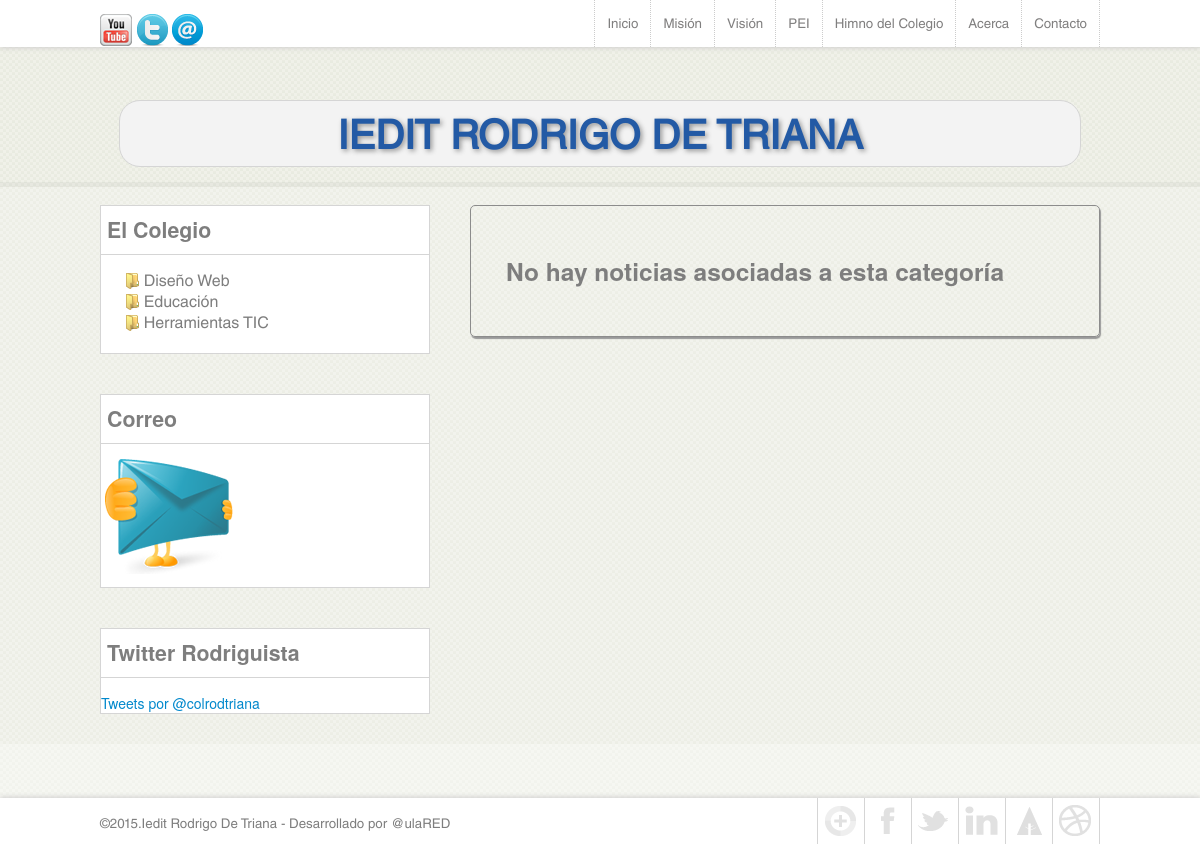
Screenshot of /categoria.php with the database file from the repository.
### tables this page shows
CREATE TABLE IF NOT EXISTS `categoria` (
  `idcategoria` int(11) NOT NULL AUTO_INCREMENT,
  `categoria` varchar(45) DEFAULT NULL,
  `descripcion` varchar(255) DEFAULT NULL,
  PRIMARY KEY (`idcategoria`)
);

### class/principal.php (called while the page is built, shortened)
<?php
	class Principal{
		public function Conectar(){
			$servidor="localhost";
			$user = "root";
			$password = "00032064";
			$link = mysql_connect($servidor,$user,$password);
			$bd = "cblog";
			return $link;
		}
	}
?>

### class/categorias.php (called while the page is built, shortened)
<?php
    require_once 'principal.php';
    class Categorias extends Principal{
        private $categorias;
        public function __construct(){
            $this->categorias = array();
        }
        public function getCategorias(){
            $consulta = sprintf(
                            "select idcategoria, categoria from categoria order by
                            categoria asc;"
                        );
            $result = mysql_query($consulta);
            while($reg = mysql_fetch_assoc($result)){
                $this->categorias[] = $reg;
            }
            return $this->categorias;
        }
    }
?>

### includes/lateral.php (the view, shortened to what this page needs)
<?php
    require_once 'class/categorias.php';
    $obj = new Categorias();
    $datos = $obj->getCategorias();
?>
            <div class="blogwidgetstart">
                <div class="widgettitle"><h4>El Colegio</h4></div>
                <div class="widgetbody">
                    <div class="blogcategories">
                       <ul>
            <?php
                foreach($datos as $d){
            ?>
            <li><a href="<?php echo $d["categoria"]; ?>-c<?php echo $d['idcategoria']; ?>-h0.html"><?php echo $d["categoria"]; ?></a></li>
            <?php
                }
            ?>
        </ul>
                    </div>
              </div>
            </div>
            <div class="blogwidget">
                <div class="widgettitle"><h4>Correo</h4></div>
                <div class="widgetbody">
                    <div class="blogcategories">
                    <a href="https://www.google.com/a/rodrigodetriana.edu.co/ServiceLogin?service=mail&passive=true&rm=false&continue=http://mail.google.com/a/rodrigodetriana.edu.co/&ltmpl=default&ltmplcache=2&emr=1" target="new"><img src="images/correo.png"  alt="Correo"></a>
                    </div>
              </div>
            </div>
            <div class="blogwidget">
                <div class="widgettitle"><h4>Twitter Rodriguista</h4></div>
                <div class="widgetbody">
                    <div class="blogcategories">
                    <a class="twitter-timeline"  href="https://twitter.com/colrodtriana"  data-widget-id="410099276568477696">Tweets por @colrodtriana</a>
                    </div>
              </div>
            </div>

### rows the page displays
categoria: categoria "Diseño Web"
categoria: categoria "Educación"
categoria: categoria "Herramientas TIC"
